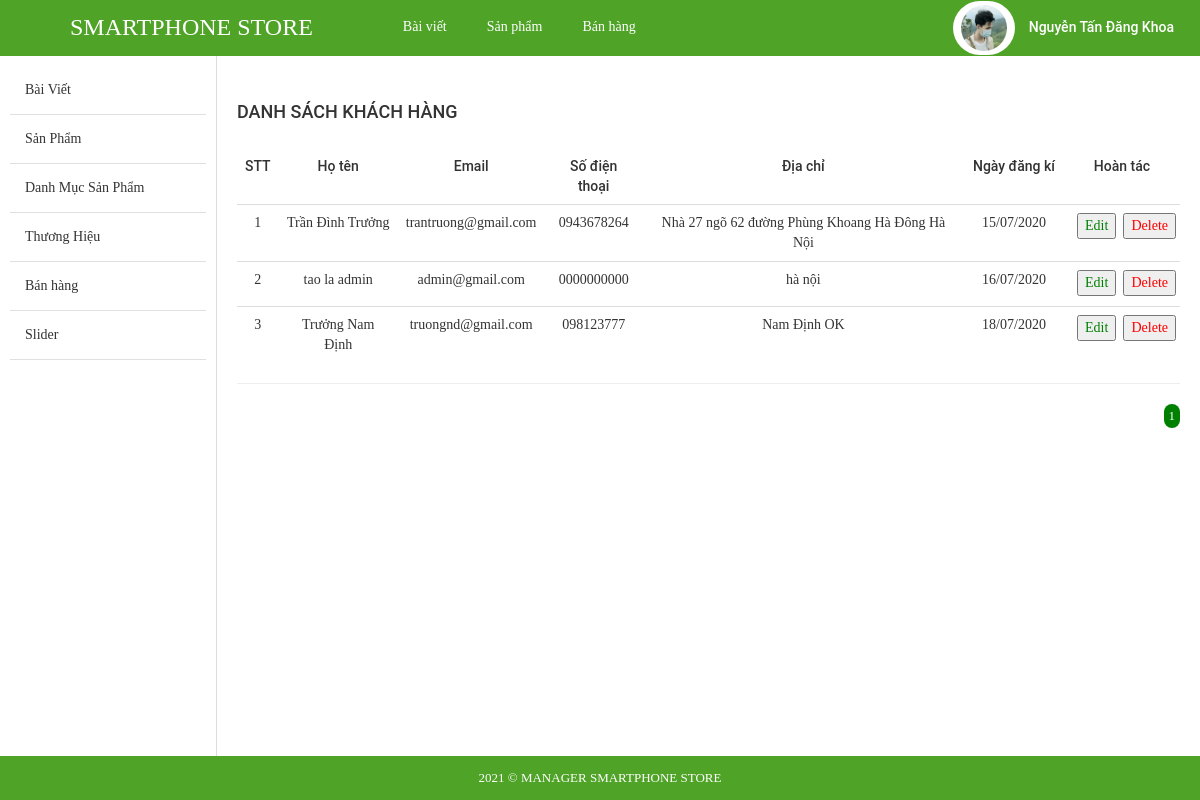
The app's page /store/admin/index.php?modules=customers&controllers=index&action=list (signed in) with its own data.
### tables this page shows
CREATE TABLE `tbl_customer` (
  `id` int(11) NOT NULL,
  `username` varchar(255) NOT NULL,
  `password` varchar(255) NOT NULL,
  `fullname` varchar(255) NOT NULL,
  `mail` varchar(255) NOT NULL,
  `phone` varchar(10) NOT NULL,
  `address` text NOT NULL,
  `create_date` varchar(255) NOT NULL
);

### store/admin/libraries/database.php (called while the page is built, shortened)
<?php
function db_query($query_string) {
    global $conn;
    $result = mysqli_query($conn, $query_string);
    return $result;
}
function db_fetch_array($query_string) {
    $result = array();
    $mysqli_result = db_query($query_string);
    while ($row = mysqli_fetch_assoc($mysqli_result)) {
        $result[] = $row;
    }
    return $result;
}

### store/admin/modules/customers/models/indexModel.php (called while the page is built, shortened)
<?php
function getAllCustomer(){
	return db_fetch_array("SELECT * FROM `tbl_customer`");
}
 ?>

### store/admin/modules/customers/controllers/indexController.php (called while the page is built, shortened)
<?php
function listAction() {
	$data_tmp =  getAllCustomer();
	if(!empty($_GET['page'])){
		$page = $_GET['page'];
	}else{
		$page =1;
	}
	$numProduct = count($data_tmp);
	$productOnPage = 5;
	$num = ceil($numProduct/$productOnPage);
	$start = ($page - 1) * $productOnPage;
	$res =[];
	for ($i=$start; $i < $start+$productOnPage; $i++) {
		if(isset($data_tmp[$i]))
        $res[] = $data_tmp[$i];
	};
	$data = [$res, $num, $page];
	 load_view('index',$data);
}
?>

### store/admin/core/router.php (called while the page is built, shortened)
<?php
$action_name = get_action().'Action';
call_function(array('construct', $action_name));

### store/admin/core/appload.php (called while the page is built, shortened)
<?php
require CONFIGPATH . DIRECTORY_SEPARATOR . 'database.php';
require LIBPATH . DIRECTORY_SEPARATOR . 'database.php';
require COREPATH . DIRECTORY_SEPARATOR . 'base.php';
require COREPATH . DIRECTORY_SEPARATOR . 'router.php';

### store/admin/index.php (called while the page is built, shortened)
<?php
require COREPATH.DIRECTORY_SEPARATOR.'appload.php';

### store/admin/modules/customers/views/indexView.php (the view, shortened to what this page needs)
<div id="main-content-wp" class="list-product-page">
    <div class="wrap clearfix">
        <div id="content" class="fl-right">
            <div class="section" id="title-page">
                <div class="clearfix">
                    <h3 id="index" class="fl-left">Danh sách khách hàng</h3>
                </div>
            </div>
            <div class="section" id="detail-page">
                <div class="section-detail">
                    <div class="table-responsive">
                        <table class="table list-table-wp">
                            <thead style="text-align: center;">
                                <tr>
                                    <td><span class="thead-text">STT</span></td>
                                    <td><span class="thead-text">Họ tên</span></td>
                                    <td><span class="thead-text">Email</span></td>
                                    <td><span class="thead-text">Số điện thoại</span></td>
                                    <td><span class="thead-text">Địa chỉ</span></td>
                                    <td><span class="thead-text">Ngày đăng kí</span></td>
                                    <td><span class="thead-text">Hoàn tác</span></td>
                                </tr>
                            </thead>
                            <tbody>
                                <?php if(!empty($data['0']))  foreach ($data['0'] as $key => $value) {?>
                                <tr>
                                    <td style="text-align: center;"><span class="tbody-text"><?php echo ($key +1); ?></h3></span>
                                    <td style="text-align: center;"><span class="tbody-text"><?php echo $value['fullname']; ?></h3></span>
                                    <td style="text-align: center;"><span class="tbody-text"><?php echo $value['mail']; ?></span></td>
                                    <td style="text-align: center;"><span class="tbody-text"><?php echo $value['phone']; ?></span></td>
                                    <td style="text-align: center;"><span class="tbody-text"><?php echo $value['address']; ?></span></td>
                                    <td style="text-align: center; width:100px"><span class="tbody-text"><?php echo $value['create_date']; ?></span></td>
                                    <td  style="text-align: center; width:100px">
                                        <ul class="list-operation" style="clear: both; width:100px">
                                            <li style="float: left; width: 10px;">
                                                <a href="?modules=customers&controllers=index&action=edit&id=<?php echo $value['id']; ?>" title="Sửa" class="edit">
                                                <button style="color:green; margin-bottom:2px">Edit</button>
                                            </a></li>
                                            <li style="float: right; width: 1px;">
                                                <a href="?modules=customers&controllers=index&action=delete&id=<?php echo $value['id']; ?>" title="Xóa" class="delete">
                                                <button style="color:red; float:right">Delete</button>
                                            </a></li>
                                        </ul>
                                    </td>
                                </tr>
                                <?php }; ?>
                            </tbody>
                        </table>
                        <hr>
                    </div>
                </div>
            </div>
            <div class="section" id="paging-wp">
                <div class="section-detail clearfix">
                    <ul id="list-paging" class="fl-right">
                         <?php for ($i=1; $i <= $data['1'] ; $i++) { ?>
                        <li>
                            <a <?php if($i == $data['2']) echo 'style="background-color: green;color:white; border-radius:300px;"';  ?>  href="?modules=customers&controllers=index&action=list&page=<?php echo $i; ?>" title=""><?php echo $i; ?></a>
                        </li>
                        <?php }; ?>
                    </ul>
                </div>
            </div>
        </div>
    </div>
</div>

### store/admin/core/base.php (shortened to what this page needs)
<?php
function get_module() {
    global $config;
    $module = isset($_GET['modules']) ? $_GET['modules'] : $config['default_module'];
    return $module;
}
function call_function($list_function = array()) {
    if (is_array($list_function)) {
        foreach ($list_function as $f) {
            if (function_exists($f())) {
                $f();
            }
        }
    }
}
function load_view($name, $data_send = array()) {
    $data = $data_send;
    $path = MODULESPATH . DIRECTORY_SEPARATOR . get_module() . DIRECTORY_SEPARATOR . 'views' . DIRECTORY_SEPARATOR . $name . 'View.php';
    if (file_exists($path)) {
        require $path;
    } else {
        echo "Không tìm thấy {$path}";
    }
}
function get_header($name = '') {
    global $data;
    if (empty($name)) {
        $name = 'header';
    } else {
        $name = "header-{$name}";
    }
    $path = LAYOUTPATH . DIRECTORY_SEPARATOR . $name . '.php';
    if (file_exists($path)) {
        if (is_array($data)) {
            foreach ($data as $key => $a) {
                $$key = $a;
            }
        }
        require $path;
    } else {
        echo "Không tìm thấy {$path}";
    }
}
function get_footer($name = '') {
    global $data;
    if (empty($name)) {
        $name = 'footer';
    } else {
        $name = "footer-{$name}";
    }
    $path = LAYOUTPATH . DIRECTORY_SEPARATOR . $name . '.php';
    if (file_exists($path)) {
        if (is_array($data)) {
            foreach ($data as $key => $a) {
                $$key = $a;
            }
        }
        require $path;
    } else {
        echo "Không tìm thấy {$path}";
    }
}
function get_sidebar($name = '') {
    global $data;
    if (empty($name)) {
        $name = 'sidebar';
    } else {
        $name = "sidebar-{$name}";
    }
    $path = LAYOUTPATH . DIRECTORY_SEPARATOR . $name . '.php';
    if (file_exists($path)) {
        if (is_array($data)) {
            foreach ($data as $key => $a) {
                $$key = $a;
            }
        }
        require $path;
    } else {
        echo "Không tìm thấy {$path}";
    }
}
?>

### store/admin/public/css/import/global.css (style rules this page uses)
body { font-family: "Roboto Regular"; font-size: 14px; line-height: 24px; color: #333; }
.fl-left { float: left; }
.fl-right { float: right; }
ul li { list-style: none!important; }
a { text-decoration: none!important; }

### store/admin/public/css/import/list_post.css (style rules this page uses)
#content { width: 82%; border-left: 1px solid #ddd; padding: 20px; }
#index { font-family: 'Roboto Medium'; font-weight: normal; text-transform: uppercase; font-size: 18px; padding: 24px 0px; }
.list-table-wp thead tr td { font-family: 'Roboto Medium'; font-weight: normal; }
.list-operation li { float: left; }
.list-operation li a { display: block; padding: 0px 5px; color: #ddd; }
.list-operation { width: 25%; }
#list-paging li { float: left; }
#list-paging li a { display: inline-block; color: #555; font-size: 13px; padding: 0px 5px; }

### store/admin/public/css/import/detail_order.css (style rules this page uses)
.table { margin-bottom: 0!important; }

### records on screen
tbl_customer: fullname "Trần Đình Trưởng", mail "trantruong@gmail.com", phone "0943678264", address "Nhà 27 ngõ 62 đường Phùng Khoang Hà Đông Hà Nội", create_date "15/07/2020"
tbl_customer: fullname "tao la admin", mail "admin@gmail.com", phone "0000000000", address "hà nội", create_date "16/07/2020"
tbl_customer: fullname "Trưởng Nam Định", mail "truongnd@gmail.com", phone "098123777", address "Nam Định OK", create_date "18/07/2020"
